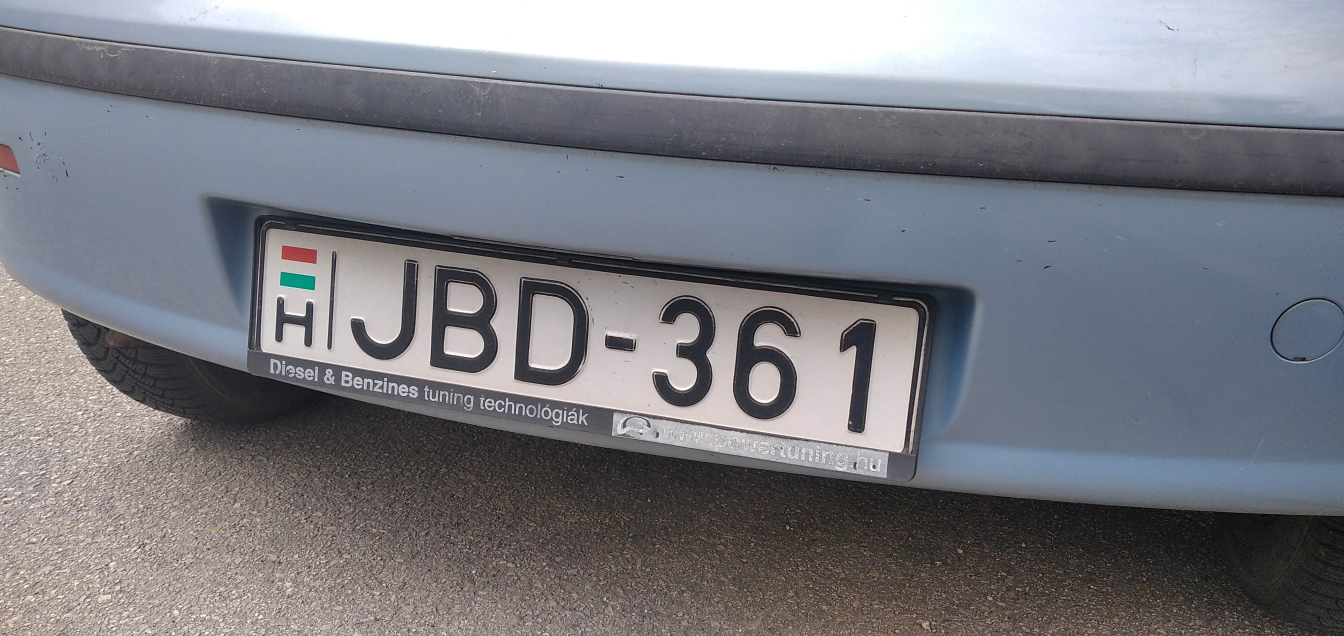
#> input picture rszimg/rsz_test_10.jpg, 4032 x 1908 px, given in place of rsz_test_10.jpg.jpg, which was not available (shown at 1/3 size)
$ python main.py
#> lines starting #> are read from the running program, lines starting #| are printed output that depends on the picture; after the words box and inside, x2 and y2 are one past the last pixel; in counts of white or black regions, pixels touching at a corner belong together; pictures that were not available may be replaced by others from this repository, and a replacement may not be noted
#> the answer given: rszimg/rsz_test_10.jpg
### license_plate_detecting.py
import cv2 as cv
import numpy as np


class LicenceDet:
    'rendszám-tábla detektálása ( eredménynek a rendszám-táblát és sarokpontjait adja vissza )'
    def __init__(self, picture, size=(0.15, 0.15)):
#> called with size = (0.15, 0.15)
        self.img = cv.imread(picture)
#> self.img is the input picture: shape (1908, 4032, 3); mean B, G, R 130.6, 124.1, 123.1
        self.config_picturesize = size
        self.img = cv.resize(self.img, None, fx=self.config_picturesize[0], fy=self.config_picturesize[1])
#> self.img: shape (286, 605, 3)

    # Default értékek beállítása
        self.img_orig = self.img
        self.config_bilfil = (3, 80, 150)
        self.config_canny = (100, 200)
        self.biggest_contour = None
        self.config_contours = None
        self.config_cubesize = (5, 5)
        self.config_sensitivity = 0.06
        self.config_corners = None

    # [4 lines left out: function show_config, not called in this run]

    # Méret
    def get_size(self):
        return self.config_picturesize

    def set_size(self, size):
        self.config_picturesize = size

    # Szürke árnyalat
    def gray(self):
        self.img = cv.cvtColor(self.img, cv.COLOR_BGR2GRAY)
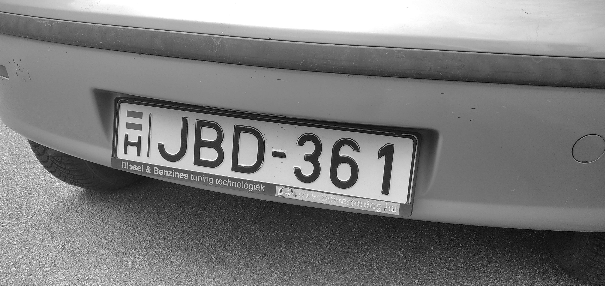
#> self.img: shape (286, 605); min 0, max 255, mean 124.5

    # Zajcsökkentés
    def get_billfil(self):
        return self.config_bilfil

    def set_billfil(self, sigmaC, sigmaS, dst):
        self.config_bilfil = (sigmaC, sigmaS, dst)

    def bilfil(self):
        self.img = cv.bilateralFilter(self.img, self.config_bilfil[0], self.config_bilfil[1], self.config_bilfil[2])

    # Éldetektálás
    def get_canny(self):
        return self.config_canny

    def set_canny(self, trash1, trash2):
        self.config_canny = (trash1, trash2)

    def canny(self):
        self.img = cv.Canny(self.img, self.config_canny[0], self.config_bilfil[1])
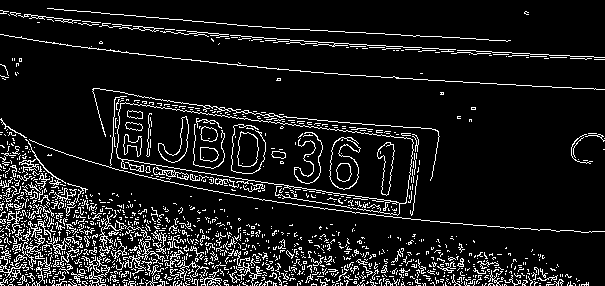
#> self.img: shape (286, 605); 10.2% white in thin lines or dots

    # Contúrok detektálása
    def contour_detect(self):  # ! rendszámtábla tesztelése !

        self.config_contours, _ = cv.findContours(self.img, cv.RETR_TREE, cv.CHAIN_APPROX_SIMPLE)
#> self.config_contours = 1564 contours, 1508 with area under 20; largest, box (x1, y1, x2, y2) and area: (116, 102, 414, 216) 17836, (116, 102, 414, 204) 17806, (329, 137, 361, 190) 1042, (329, 137, 361, 190) 1006, (237, 131, 259, 167) 589
        conture_sizes = []

        # A talált alakzatok méret szerinti sorbarendezése
        for i in range(len(self.config_contours)):
            size = cv.contourArea(self.config_contours[i])
            conture_sizes.append((size, i))
#> this loop made 1564 passes
#> size on passes 1 to 3: 0, 0, 0
#> after the loop, conture_sizes = 1564 pairs, first value 0 to 17836.5, second value 0 to 1563

        conture_sizes.sort(reverse=True)
        self.biggest_contour = conture_sizes[0][1]
#> self.biggest_contour = 1410

    # Maszk készítése
    def mask(self):

        self.img_mask = np.ndarray(self.img.shape, np.uint8)
        self.img_mask.fill(0)
#> self.img_mask: shape (286, 605); every value is 0
        cv.drawContours(self.img_mask, self.config_contours, self.biggest_contour, (255, 255, 255), -1)
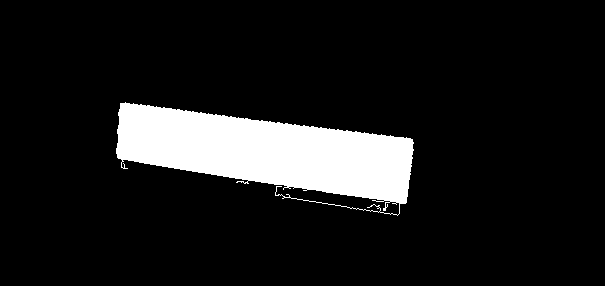
#> self.img_mask: shape (286, 605); 10.7% white; 1 white region, box (x1, y1, x2, y2) and area: (116, 102, 414, 216) 18435

        # Hibák vágása ( finomítás )
        kernel = np.ones((10, 10), np.uint8)
        self.img_mask = cv.morphologyEx(self.img_mask, cv.MORPH_OPEN, kernel)
#> self.img_mask: shape (286, 605); 10.4% white; 1 white region, box (x1, y1, x2, y2) and area: (118, 104, 414, 204) 18070


    # Sarok detekktálás
    def get_corneratrib(self):
        return (self.config_cubesize, self.config_sensitivity)

    def set_corneratrib(self, cubesize, sensitivity):
        self.config_cubesize = cubesize
        self.config_sensitivity = sensitivity

    def corners(self):
        self.config_corners = cv.cornerHarris(self.img_mask, self.config_cubesize[0], self.config_cubesize[1],
                                              self.config_sensitivity)
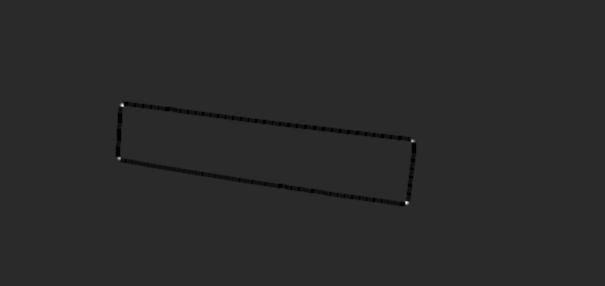
#> self.config_corners: shape (286, 605) float32; min -0.96, max 4.84, mean -0.0109; drawn with min black and max white
    def get_corners(self):
        return self.config_corners

    # [5 lines left out: function show_corners, not called in this run]

    # Rendszámtábla kivágása
    def cut_the_mask(self):
        self.img_orig[self.img_mask < 255] = 0
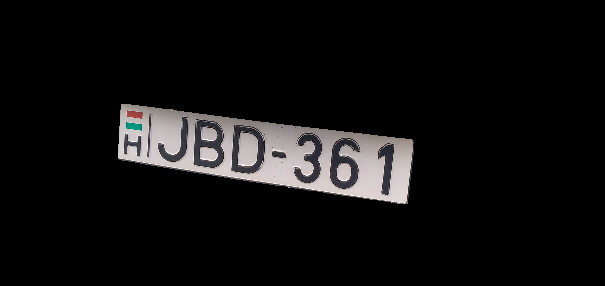
#> self.img_orig: shape (286, 605, 3); mean B, G, R 15.5, 15.4, 16.1
        self.img = self.img_orig

    def get_img(self):
        return cv.cvtColor(self.img, cv.COLOR_BGR2GRAY)

    # [5 lines left out: function show, not called in this run]

    def do_it(self):
        self.gray()
        self.bilfil()
        self.canny()
        self.contour_detect()
        self.mask()
        self.corners()
        self.cut_the_mask()


# [5 lines that do not run on import are left out]

### license_plate_transform.py
import cv2 as cv
import numpy as np

class LicenceTrans:
    """ Méretezi és pozícionálja a rendszámot """

    def __init__(self, lpimg, crns):
        self.masked_lplate = lpimg
        self.corners = np.where(crns > 0)       # sarkok helyének meghatározása
#> self.corners = 98 positions, rows 102 to 205, columns 116 to 415
        self.error = (False, None, None)

    def create_point(self):
        """ Összepárosítja a koordinátákat """

        self.pair = []
        for i in range(len(self.corners[0])):
            pont = (self.corners[1][i], self.corners[0][i])
            self.pair.append(pont)
#> this loop made 98 passes
#> pont on passes 1 to 12: (119, 102), (120, 102), (121, 102), (122, 102), (119, 103), (120, 103), (121, 103), (122, 103), (123, 103), (119, 104), (120, 104), (121, 104)
#> after the loop, self.pair = 98 pairs, first value 116 to 415, second value 102 to 205

    def distance_p2p(self, pt1, pt2, max_d=-1):
        """ Igaz, ha a 2 pont között nagyobb a távolság mint max_d """

        distance = np.sqrt((pt2[0] - pt1[0]) ** 2 + (pt2[1] - pt1[1]) ** 2)
        if max_d < 0:
            return distance
        else:
            return distance <= max_d

    def avg(self, pont_list):
        """ Pontokat tartalmazó lista átlagát adja eredményül """
        sumx = 0
        sumy = 0
        if len(pont_list) == 0:
            return False

        for i in range(len(pont_list)):
            sumx += pont_list[i][0]
            sumy += pont_list[i][1]
        x = int(sumx / len(pont_list))
        y = int(sumy / len(pont_list))

        return (x, y)

    def group_corners(self):
        """Sarkok definiálása"""                                    # sarok csoportosítása

        self.before_transfer = []

        while True:
            ref_point = None
            point = []
            delete_list = []

            for i in self.pair:                                     # az egymáshoz közeli pontok csoportba rendezése
                if ref_point == None:
                    ref_point = self.pair[0]
                    point.append(ref_point)

                else:
                    if self.distance_p2p(ref_point, i, 20):
                        point.append(i)

                    else:
                        delete_list.append(i)

            self.pair = delete_list
            self.before_transfer.append(self.avg(point))            # 1 sarokhoz tartozó pontokból 1 pont kijelölése

            if len(self.pair) == 0:
                break


    def order_corners(self):
        """Sarkok sorba rendezése ( Top Left, Bottom Left, Top Right, Bottom Right )"""

        if len(self.before_transfer) != 4:  # ! hiba kezelése !
            self.error = (True, '! 4 Point error !', 'transform/order_corners')


        self.before_transfer.sort()

        if self.before_transfer[0][1] > self.before_transfer[1][1]:
            self.before_transfer[0], self.before_transfer[1] = self.before_transfer[1], self.before_transfer[0]

        if self.before_transfer[2][1] > self.before_transfer[3][1]:
            self.before_transfer[2], self.before_transfer[3] = self.before_transfer[3], self.before_transfer[2]

        self.before_transfer= np.float32(self.before_transfer)

    def new_points(self):
        """ Meghatározza a transofmáció utáni sarokpontokat """

        bigger_edge = []  # leghosszabb élek meghatározása     ! Szebb megoldást keresni !

        ab = self.distance_p2p(self.before_transfer[0], self.before_transfer[1])
        ac = self.distance_p2p(self.before_transfer[0], self.before_transfer[2])
        bd = self.distance_p2p(self.before_transfer[1], self.before_transfer[3])
        cd = self.distance_p2p(self.before_transfer[2], self.before_transfer[3])

        if ac > bd:
            bigger_edge.append(ac)
        else:
            bigger_edge.append(bd)
        if ab > cd:
            bigger_edge.append(ab)
        else:
            bigger_edge.append(cd)

        self.after_transfer = [(5, 5), (5, bigger_edge[1]), (bigger_edge[0], 5), (bigger_edge[0], bigger_edge[1])]
        self.after_transfer = np.float32(self.after_transfer)
        self.after_size = (int(bigger_edge[0])+10, int(bigger_edge[1])+10)

    def transform(self):
        """Transformálás végrehajtása"""

        matrix = cv.getPerspectiveTransform(self.before_transfer, self.after_transfer)          # perspektíva számolása
        self.result = cv.warpPerspective(self.result, matrix, self.after_size)           # transformálás

    def treshold(self):
        self.result = cv.adaptiveThreshold(self.masked_lplate, 255, cv.ADAPTIVE_THRESH_MEAN_C, cv.THRESH_BINARY, 13, 8)
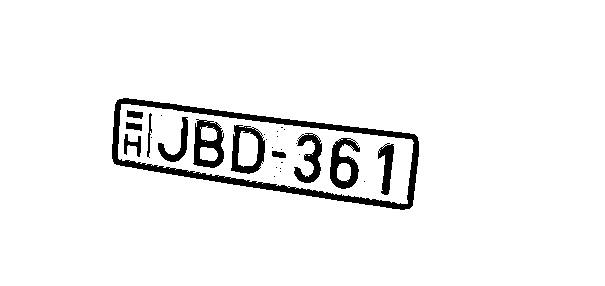
#> self.result: shape (286, 605); 94.9% white; 30 black regions (18 under 20 px), largest, box (x1, y1, x2, y2) and area: (112, 98, 419, 210) 4302, (193, 119, 224, 168) 828, (330, 138, 360, 189) 809
        kernel = np.ones((1, 1), np.uint8)
        self.result = cv.morphologyEx(self.result, cv.MORPH_CLOSE, kernel)
        kernel = np.ones((1, 1), np.uint8)
        self.result = cv.morphologyEx(self.result, cv.MORPH_OPEN, kernel)

    def get_img(self):
        return self.result

    # [4 lines left out: function show, not called in this run]

    def get_error(self):
        return self.error

    def do_it(self):
        self.create_point()                                     # koordináták párosítása tuplebe
        self.group_corners()                                    # sarokpontok csoporjának középpontja
        try:
            self.order_corners()                                # sarokpontok sorrendje
            self.new_points()                                   # pontok eltolt pozíciójának számolása#
            self.treshold()
            self.transform()                                    # transformálás végrehajtása
#> in transform, `self.result = cv.warpPerspective(self.result, matrix, self.after_size)`:
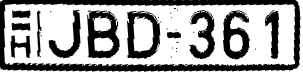
#> self.result: shape (72, 303); min 0, max 255, mean 158.2
        except:
            self.result= cv.imread('fail.jpg')


# [13 lines that do not run on import are left out]

### tesseract.py
import pytesseract as tess
tess.pytesseract.tesseract_cmd = r'C:\Program Files\Tesseract-OCR\tesseract.exe'

# [10 lines left out: function text_filter, not called in this run]

def get_text(picture, custom_config=r'--oem 3 --psm 10'):
#> (the run stopped early here; a loop or call above may not have finished)

$ run again, on rszimg/rsz_test_11.jpg
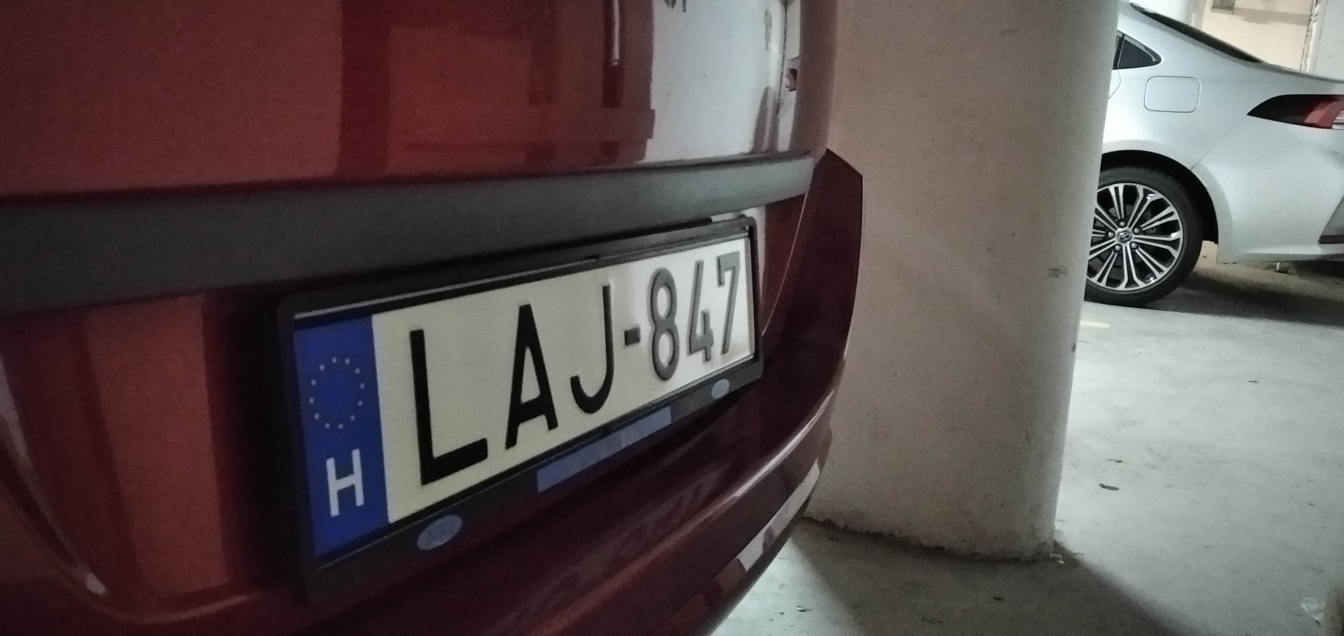
#> input picture rszimg/rsz_test_11.jpg, 4032 x 1908 px, given in place of rsz_test_11.jpg.jpg, which was not available (shown at 1/3 size)
#> in __init__, self.img is the input picture: shape (1908, 4032, 3); mean B, G, R 79.4, 79.7, 90.6
#> in canny, `self.img = cv.Canny(self.img, self.config_canny[0], self.config_bilfil..`:
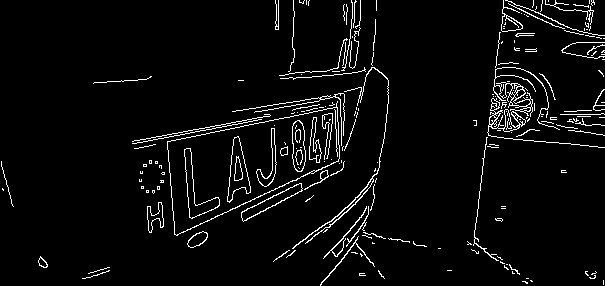
#> self.img: shape (286, 605); 4.3% white in thin lines or dots
#> self.config_contours = 258 contours, 212 with area under 20; largest, box (x1, y1, x2, y2) and area: (167, 101, 340, 236) 12566, (167, 107, 340, 236) 12508, (227, 136, 251, 203) 778, (227, 136, 251, 202) 770, (184, 148, 220, 219) 686
#> the loop in contour_detect, `for i in range(len(self.config_contours)):` made 258 passes
#> size on passes 1 to 3: 2.5, 0, 1
#> after the loop in contour_detect, `for i in range(len(self.config_contours)):`: conture_sizes = 258 pairs, first value 0 to 12565.5, second value 0 to 257
#> self.biggest_contour = 123
#> self.corners = 97 positions, rows 107 to 235, columns 167 to 341
#> the loop in create_point, `for i in range(len(self.corners[0])):` made 97 passes
#> pont on passes 1 to 8: (337, 107), (338, 107), (339, 107), (340, 107), (336, 108), (337, 108), (338, 108), (339, 108)
#> after the loop in create_point, `for i in range(len(self.corners[0])):`: self.pair = 97 pairs, first value 167 to 341, second value 107 to 235
#> in transform, `self.result = cv.warpPerspective(self.result, matrix, self.after_size)`:
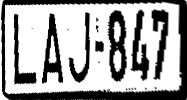
#> self.result: shape (100, 187); min 0, max 255, mean 163.9

$ run again, on rszimg/rsz_test_12.jpg
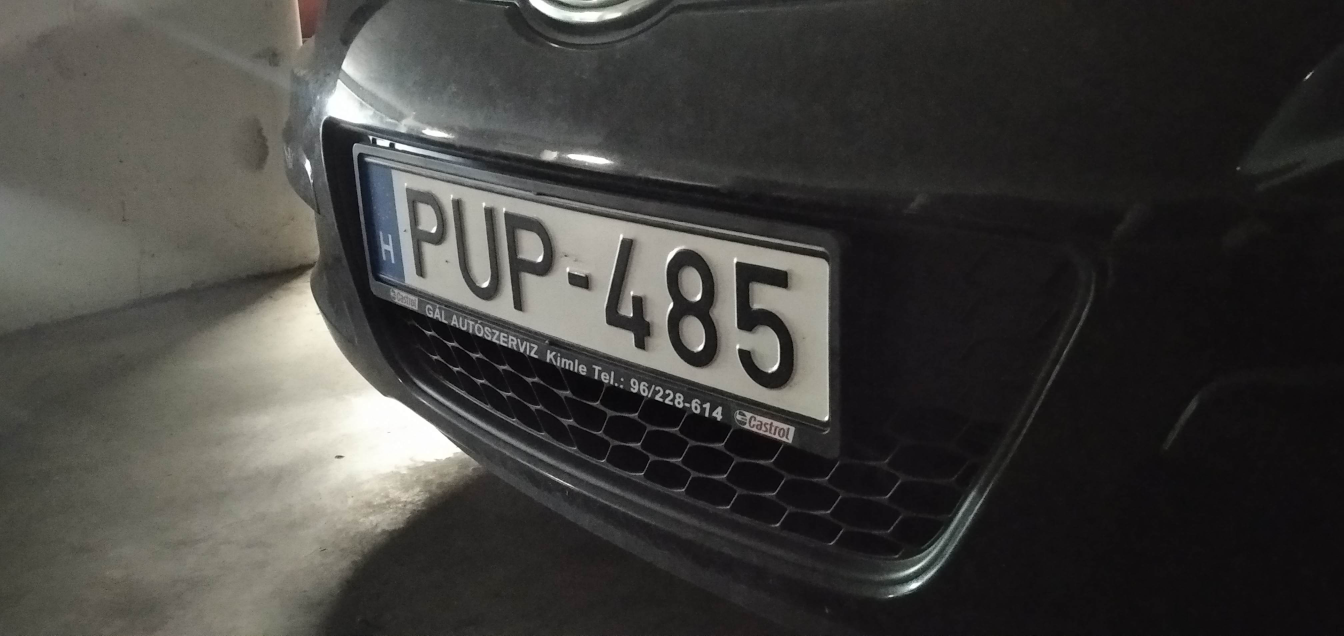
#> input picture rszimg/rsz_test_12.jpg, 4032 x 1908 px, given in place of rsz_test_12.jpg.jpg, which was not available (shown at 1/3 size)
#> in __init__, self.img is the input picture: shape (1908, 4032, 3); mean B, G, R 61.4, 64.4, 65.5
#> in canny, `self.img = cv.Canny(self.img, self.config_canny[0], self.config_bilfil..`:
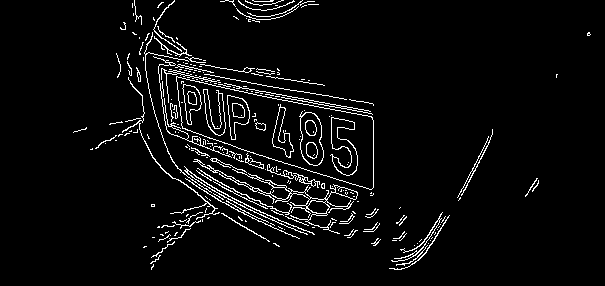
#> self.img: shape (286, 605); 4.6% white in thin lines or dots, all inside (x1, y1, x2, y2) = (73, 0, 591, 270)
#> self.config_contours = 294 contours, 242 with area under 20; largest, box (x1, y1, x2, y2) and area: (176, 76, 374, 190) 11946, (176, 76, 374, 190) 11936, (299, 111, 324, 166) 986, (300, 112, 324, 166) 959, (193, 159, 358, 234) 768
#> the loop in contour_detect, `for i in range(len(self.config_contours)):` made 294 passes
#> size on passes 1 to 3: 2, 4, 1
#> after the loop in contour_detect, `for i in range(len(self.config_contours)):`: conture_sizes = 294 pairs, first value 0 to 11946.5, second value 0 to 293
#> self.biggest_contour = 182
#> self.corners = 97 positions, rows 78 to 190, columns 176 to 376
#> the loop in create_point, `for i in range(len(self.corners[0])):` made 97 passes
#> pont on passes 1 to 8: (176, 78), (177, 78), (178, 78), (179, 78), (176, 79), (177, 79), (178, 79), (179, 79)
#> after the loop in create_point, `for i in range(len(self.corners[0])):`: self.pair = 97 pairs, first value 176 to 376, second value 78 to 190
#> in transform, `self.result = cv.warpPerspective(self.result, matrix, self.after_size)`:
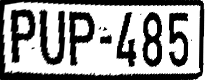
#> self.result: shape (80, 208); min 0, max 255, mean 156.5
